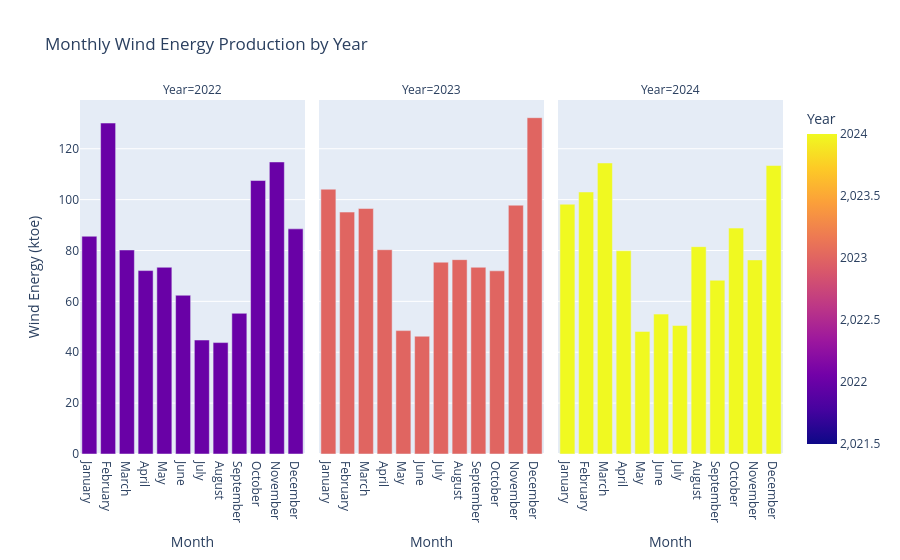

Write notebook code for a chart like this one.
### Code cell
start_year=2021
end_year=2025
filtered_data=ie_power_production_df.loc[(ie_power_production_df.Year>start_year) & (ie_power_production_df.Year<end_year)]

fig = px.bar(
    filtered_data,
    x='Month',   
    y='Wind',             
    color='Year',         
    barmode='group',      
    facet_col='Year',  
    labels={
        'Month_Numeric':'Month',
        'Wind':'Wind Energy (ktoe)'
    },
    title='Monthly Wind Energy Production by Year',
)

fig.show()

### Figure 1 — Plotly figure (JSON) as saved in the notebook; plotly's stock layout.template omitted (floating-point values rounded to 4 significant figures)
{"data": [{"alignmentgroup": "True", "hovertemplate": "Year=%{marker.color}<br>Month=%{x}<br>Wind Energy (ktoe)=%{y}<extra></extra>", "legendgroup": "", "marker": {"color": [2022, 2022, 2022, 2022, 2022, 2022, 2022, 2022, 2022, 2022, 2022, 2022], "coloraxis": "coloraxis", "pattern": {"shape": ""}}, "name": "", "offsetgroup": "", "orientation": "v", "showlegend": false, "textposition": "auto", "type": "bar", "x": ["January", "February", "March", "April", "May", "June", "July", "August", "September", "October", "November", "December"], "xaxis": "x", "y": [85.6, 130.1, 80.2, 72.1, 73.4, 62.4, 44.8, 43.8, 55.3, 107.5, 114.8, 88.5], "yaxis": "y"}, {"alignmentgroup": "True", "hovertemplate": "Year=%{marker.color}<br>Month=%{x}<br>Wind Energy (ktoe)=%{y}<extra></extra>", "legendgroup": "", "marker": {"color": [2023, 2023, 2023, 2023, 2023, 2023, 2023, 2023, 2023, 2023, 2023, 2023], "coloraxis": "coloraxis", "pattern": {"shape": ""}}, "name": "", "offsetgroup": "", "orientation": "v", "showlegend": false, "textposition": "auto", "type": "bar", "x": ["January", "February", "March", "April", "May", "June", "July", "August", "September", "October", "November", "December"], "xaxis": "x2", "y": [104.1, 95.1, 96.5, 80.3, 48.5, 46.3, 75.4, 76.4, 73.4, 72, 97.8, 132.2], "yaxis": "y2"}, {"alignmentgroup": "True", "hovertemplate": "Year=%{marker.color}<br>Month=%{x}<br>Wind Energy (ktoe)=%{y}<extra></extra>", "legendgroup": "", "marker": {"color": [2024, 2024, 2024, 2024, 2024, 2024, 2024, 2024, 2024, 2024, 2024, 2024], "coloraxis": "coloraxis", "pattern": {"shape": ""}}, "name": "", "offsetgroup": "", "orientation": "v", "showlegend": false, "textposition": "auto", "type": "bar", "x": ["January", "February", "March", "April", "May", "June", "July", "August", "September", "October", "November", "December"], "xaxis": "x3", "y": [98.2, 103, 114.4, 79.9, 48.2, 55, 50.5, 81.5, 68.3, 88.8, 76.3, 113.4], "yaxis": "y3"}], "layout": {"annotations": [{"font": {}, "showarrow": false, "text": "Year=2022", "x": 0.16, "xanchor": "center", "xref": "paper", "y": 1, "yanchor": "bottom", "yref": "paper"}, {"font": {}, "showarrow": false, "text": "Year=2023", "x": 0.5, "xanchor": "center", "xref": "paper", "y": 1, "yanchor": "bottom", "yref": "paper"}, {"font": {}, "showarrow": false, "text": "Year=2024", "x": 0.84, "xanchor": "center", "xref": "paper", "y": 1, "yanchor": "bottom", "yref": "paper"}], "barmode": "group", "coloraxis": {"colorbar": {"title": {"text": "Year"}}, "colorscale": [[0, "#0d0887"], [0.1111, "#46039f"], [0.2222, "#7201a8"], [0.3333, "#9c179e"], [0.4444, "#bd3786"], [0.5556, "#d8576b"], [0.6667, "#ed7953"], [0.7778, "#fb9f3a"], [0.8889, "#fdca26"], [1, "#f0f921"]]}, "legend": {"tracegroupgap": 0}, "title": {"text": "Monthly Wind Energy Production by Year"}, "xaxis": {"anchor": "y", "domain": [0, 0.32], "title": {"text": "Month"}}, "xaxis2": {"anchor": "y2", "domain": [0.34, 0.66], "matches": "x", "title": {"text": "Month"}}, "xaxis3": {"anchor": "y3", "domain": [0.68, 1.0], "matches": "x", "title": {"text": "Month"}}, "yaxis": {"anchor": "x", "domain": [0, 1], "title": {"text": "Wind Energy (ktoe)"}}, "yaxis2": {"anchor": "x2", "domain": [0, 1], "matches": "y", "showticklabels": false}, "yaxis3": {"anchor": "x3", "domain": [0, 1], "matches": "y", "showticklabels": false}}}
